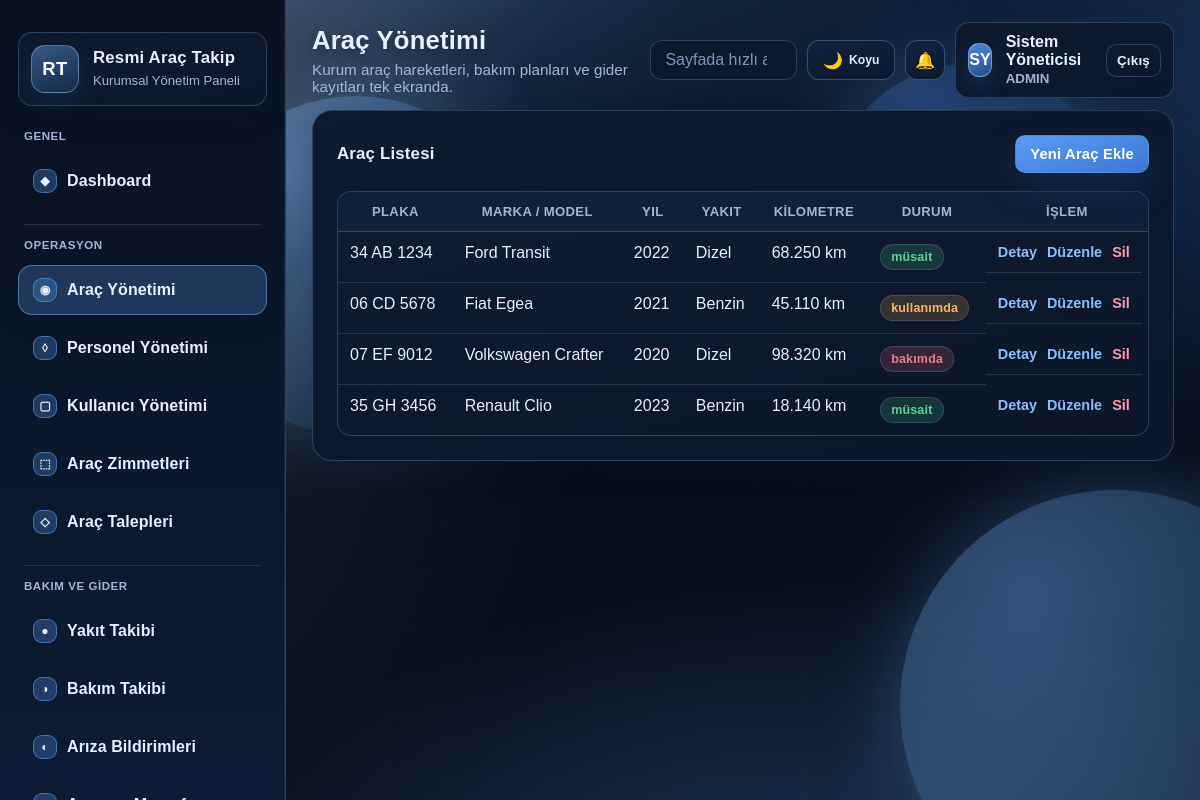
Page /modules/vehicles/index.php (signed in) on the committed database.
### tables this page shows
CREATE TABLE vehicles (
    id INT UNSIGNED AUTO_INCREMENT PRIMARY KEY,
    plate_number VARCHAR(20) NOT NULL UNIQUE,
    brand VARCHAR(80) NOT NULL,
    model VARCHAR(80) NOT NULL,
    model_year YEAR NOT NULL,
    vehicle_type VARCHAR(60) NOT NULL,
    fuel_type VARCHAR(30) NOT NULL,
    current_km INT UNSIGNED NOT NULL DEFAULT 0,
    status ENUM('müsait', 'kullanımda', 'bakımda', 'pasif') NOT NULL DEFAULT 'müsait',
    license_note TEXT NULL,
    inspection_due_date DATE NULL,
    insurance_due_date DATE NULL,
    created_at TIMESTAMP NOT NULL DEFAULT CURRENT_TIMESTAMP
);

### includes/functions.php (called while the page is built, shortened)
<?php
require_once __DIR__ . '/../config/config.php';
function app_url(string $path = ''): string
{
    return rtrim(BASE_URL, '/') . '/' . ltrim($path, '/');
}
function e(null|string|int|float $value): string
{
    return htmlspecialchars((string) $value, ENT_QUOTES | ENT_SUBSTITUTE, 'UTF-8');
}
function current_user(): ?array
{
    return $_SESSION['user'] ?? null;
}
function is_admin(): bool
{
    $user = current_user();
    $role = mb_strtolower(trim((string) ($user['role'] ?? '')), 'UTF-8');
    return $role === 'admin';
}
function badge_class(string $status): string
{
    return match ($status) {
        'müsait', 'aktif', 'tamamlandı', 'onaylandı', 'çözüldü', 'iade edildi' => 'badge success',
        'kullanımda', 'planlandı', 'yaklaşıyor', 'bekliyor', 'inceleniyor' => 'badge warning',
        'bakımda', 'pasif', 'gecikti', 'arıza', 'iade edilmedi', 'reddedildi', 'kritik', 'açık' => 'badge danger',
        default => 'badge neutral',
    };
}
function fetch_all(string $sql, array $params = []): array
{
    $stmt = db()->prepare($sql);
    $stmt->execute($params);
    return $stmt->fetchAll();
}

### config/config.php (called while the page is built, shortened)
<?php
function db(): PDO
{
    static $pdo = null;
    if ($pdo instanceof PDO) {
        return $pdo;
    }
    $dsn = sprintf('mysql:host=%s;port=%s;dbname=%s;charset=utf8mb4', DB_HOST, DB_PORT, DB_NAME);
    $pdo = new PDO($dsn, DB_USER, DB_PASS, [
        PDO::ATTR_ERRMODE => PDO::ERRMODE_EXCEPTION,
        PDO::ATTR_DEFAULT_FETCH_MODE => PDO::FETCH_ASSOC,
        PDO::ATTR_EMULATE_PREPARES => false,
        PDO::MYSQL_ATTR_INIT_COMMAND => "SET NAMES utf8mb4 COLLATE utf8mb4_turkish_ci",
    ]);
    $pdo->exec("SET CHARACTER SET utf8mb4");
    $pdo->exec("SET collation_connection = 'utf8mb4_turkish_ci'");
    return $pdo;
}

### modules/vehicles/index.php (the view, shortened to what this page needs)
<?php
require_once __DIR__ . '/../../includes/functions.php';
$canManage = is_admin();
$vehicles = fetch_all('SELECT * FROM vehicles ORDER BY created_at DESC');
include __DIR__ . '/../../includes/header.php';
?>
<section class="panel">
    <div class="panel-head">
        <h2>Araç Listesi</h2>
        <?php if ($canManage): ?>
            <a class="button primary" href="<?= e(app_url('modules/vehicles/form.php')) ?>">Yeni Araç Ekle</a>
        <?php endif; ?>
    </div>
    <div class="panel-body">
        <table class="table">
            <thead>
            <tr>
                <th>Plaka</th>
                <th>Marka / Model</th>
                <th>Yıl</th>
                <th>Yakıt</th>
                <th>Kilometre</th>
                <th>Durum</th>
                <th>İşlem</th>
            </tr>
            </thead>
            <tbody>
            <?php foreach ($vehicles as $vehicle): ?>
                <tr>
                    <td><?= e($vehicle['plate_number']) ?></td>
                    <td><?= e($vehicle['brand'] . ' ' . $vehicle['model']) ?></td>
                    <td><?= e((string) $vehicle['model_year']) ?></td>
                    <td><?= e($vehicle['fuel_type']) ?></td>
                    <td><?= e(number_format((int) $vehicle['current_km'], 0, ',', '.')) ?> km</td>
                    <td><span class="<?= e(badge_class($vehicle['status'])) ?>"><?= e($vehicle['status']) ?></span></td>
                    <td class="actions">
                        <a href="<?= e(app_url('modules/vehicles/view.php?id=' . $vehicle['id'])) ?>">Detay</a>
                        <?php if ($canManage): ?>
                            <a href="<?= e(app_url('modules/vehicles/form.php?id=' . $vehicle['id'])) ?>">Düzenle</a>
                            <form accept-charset="UTF-8" method="post" action="<?= e(app_url('modules/vehicles/delete.php')) ?>" class="inline-form">
                                <button class="link-button danger-link" type="submit" data-confirm="Bu araç kaydı silinsin mi?">Sil</button>
                            </form>
                        <?php endif; ?>
                    </td>
                </tr>
            <?php endforeach; ?>
            </tbody>
        </table>
    </div>
</section>
<?php include __DIR__ . '/../../includes/footer.php'; ?>

### rows in the picture
vehicles: plate_number "34 AB 1234", brand+model "Ford Transit", model_year "2022", fuel_type "Dizel", current_km "68.250", status "müsait"
vehicles: plate_number "06 CD 5678", brand+model "Fiat Egea", model_year "2021", fuel_type "Benzin", current_km "45.110", status "kullanımda"
vehicles: plate_number "07 EF 9012", brand+model "Volkswagen Crafter", model_year "2020", fuel_type "Dizel", current_km "98.320", status "bakımda"
vehicles: plate_number "35 GH 3456", brand+model "Renault Clio", model_year "2023", fuel_type "Benzin", current_km "18.140", status "müsait"

### other values in the picture
$group['title'] "GENEL"
$item['icon'] "◆"
$item['label'] "Dashboard"
$group['title'] "OPERASYON"
$item['icon'] "◉"
$item['label'] "Araç Yönetimi"
$item['icon'] "◊"
$item['label'] "Personel Yönetimi"
$item['icon'] "▢"
$item['label'] "Kullanıcı Yönetimi"
$item['icon'] "⬚"
$item['label'] "Araç Zimmetleri"
$item['icon'] "◇"
$item['label'] "Araç Talepleri"
$group['title'] "BAKIM VE GIDER"
